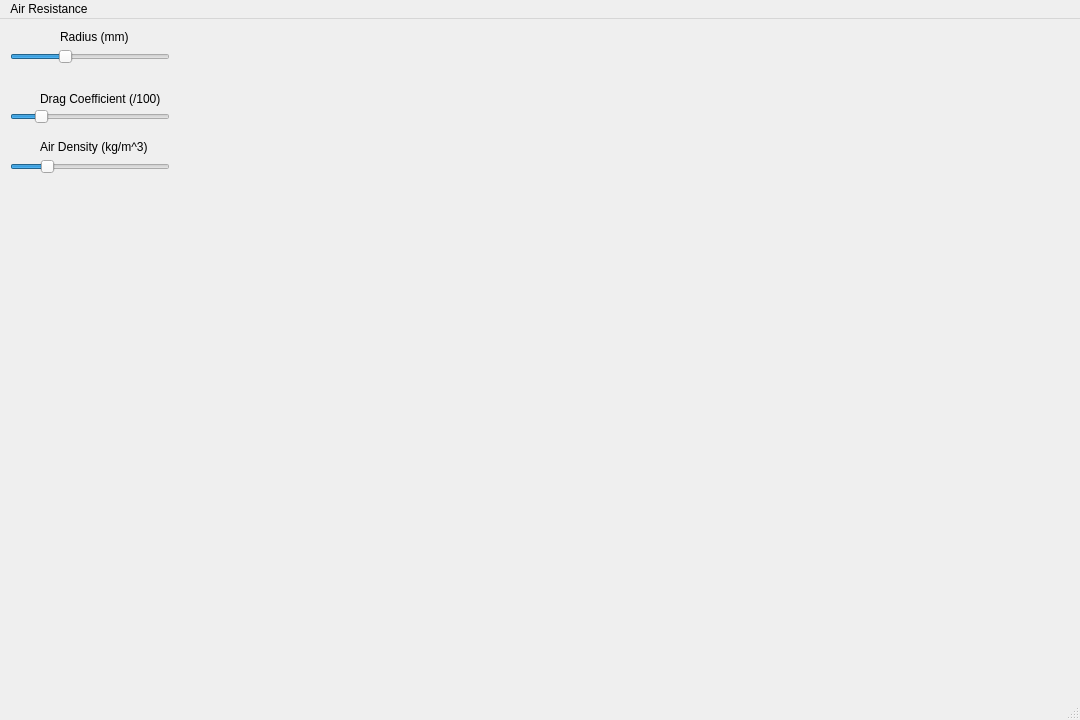
<?xml version="1.0" encoding="UTF-8"?>
<ui version="4.0">
 <class>MainWindow</class>
 <widget class="QMainWindow" name="MainWindow">
  <property name="geometry">
   <rect>
    <x>0</x>
    <y>0</y>
    <width>1080</width>
    <height>720</height>
   </rect>
  </property>
  <property name="windowTitle">
   <string>MainWindow</string>
  </property>
  <widget class="QWidget" name="centralwidget">
   <widget class="QWidget" name="CustomParameters" native="true">
    <property name="geometry">
     <rect>
      <x>0</x>
      <y>0</y>
      <width>181</width>
      <height>651</height>
     </rect>
    </property>
    <property name="autoFillBackground">
     <bool>true</bool>
    </property>
    <widget class="QSlider" name="radiusSlider">
     <property name="geometry">
      <rect>
       <x>10</x>
       <y>30</y>
       <width>160</width>
       <height>16</height>
      </rect>
     </property>
     <property name="maximum">
      <number>100</number>
     </property>
     <property name="value">
      <number>33</number>
     </property>
     <property name="orientation">
      <enum>Qt::Horizontal</enum>
     </property>
    </widget>
    <widget class="QSlider" name="CDSlider">
     <property name="geometry">
      <rect>
       <x>10</x>
       <y>90</y>
       <width>160</width>
       <height>16</height>
      </rect>
     </property>
     <property name="maximum">
      <number>200</number>
     </property>
     <property name="singleStep">
      <number>1</number>
     </property>
     <property name="value">
      <number>33</number>
     </property>
     <property name="orientation">
      <enum>Qt::Horizontal</enum>
     </property>
    </widget>
    <widget class="QLabel" name="label">
     <property name="geometry">
      <rect>
       <x>60</x>
       <y>10</y>
       <width>71</width>
       <height>16</height>
      </rect>
     </property>
     <property name="text">
      <string>Radius (mm)</string>
     </property>
    </widget>
    <widget class="QLabel" name="label_2">
     <property name="geometry">
      <rect>
       <x>40</x>
       <y>70</y>
       <width>121</width>
       <height>20</height>
      </rect>
     </property>
     <property name="text">
      <string>Drag Coefficient (/100)</string>
     </property>
    </widget>
    <widget class="QLabel" name="label_3">
     <property name="geometry">
      <rect>
       <x>40</x>
       <y>120</y>
       <width>111</width>
       <height>16</height>
      </rect>
     </property>
     <property name="text">
      <string>Air Density (kg/m^3)</string>
     </property>
    </widget>
    <widget class="QSlider" name="DSlider">
     <property name="geometry">
      <rect>
       <x>10</x>
       <y>140</y>
       <width>160</width>
       <height>16</height>
      </rect>
     </property>
     <property name="minimum">
      <number>1000</number>
     </property>
     <property name="maximum">
      <number>2000</number>
     </property>
     <property name="value">
      <number>1204</number>
     </property>
     <property name="orientation">
      <enum>Qt::Horizontal</enum>
     </property>
    </widget>
   </widget>
   <widget class="PlotWidget" name="graph" native="true">
    <property name="geometry">
     <rect>
      <x>190</x>
      <y>0</y>
      <width>440</width>
      <height>325</height>
     </rect>
    </property>
    <property name="autoFillBackground">
     <bool>true</bool>
    </property>
   </widget>
   <widget class="PlotWidget" name="graph_2" native="true">
    <property name="geometry">
     <rect>
      <x>640</x>
      <y>0</y>
      <width>440</width>
      <height>325</height>
     </rect>
    </property>
    <property name="autoFillBackground">
     <bool>true</bool>
    </property>
   </widget>
   <widget class="PlotWidget" name="graph_3" native="true">
    <property name="geometry">
     <rect>
      <x>190</x>
      <y>330</y>
      <width>440</width>
      <height>325</height>
     </rect>
    </property>
    <property name="autoFillBackground">
     <bool>true</bool>
    </property>
   </widget>
   <widget class="PlotWidget" name="graph_4" native="true">
    <property name="geometry">
     <rect>
      <x>640</x>
      <y>330</y>
      <width>440</width>
      <height>325</height>
     </rect>
    </property>
    <property name="autoFillBackground">
     <bool>true</bool>
    </property>
   </widget>
  </widget>
  <widget class="QMenuBar" name="menubar">
   <property name="geometry">
    <rect>
     <x>0</x>
     <y>0</y>
     <width>1080</width>
     <height>21</height>
    </rect>
   </property>
   <widget class="QMenu" name="menuAir_Resistance">
    <property name="title">
     <string>Air Resistance</string>
    </property>
   </widget>
   <addaction name="menuAir_Resistance"/>
  </widget>
  <widget class="QStatusBar" name="statusbar"/>
 </widget>
 <customwidgets>
  <customwidget>
   <class>PlotWidget</class>
   <extends>QWidget</extends>
   <header>pyqtgraph</header>
   <container>1</container>
  </customwidget>
 </customwidgets>
 <resources/>
 <connections/>
</ui>
